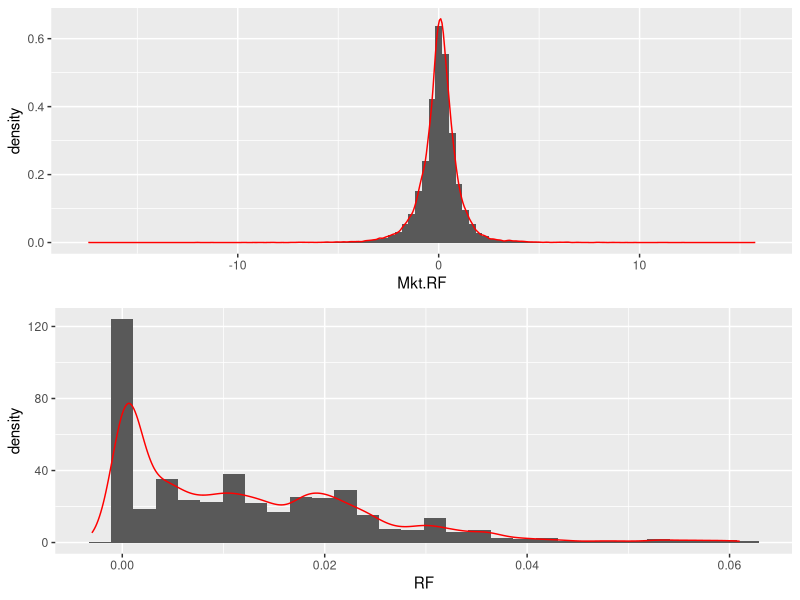
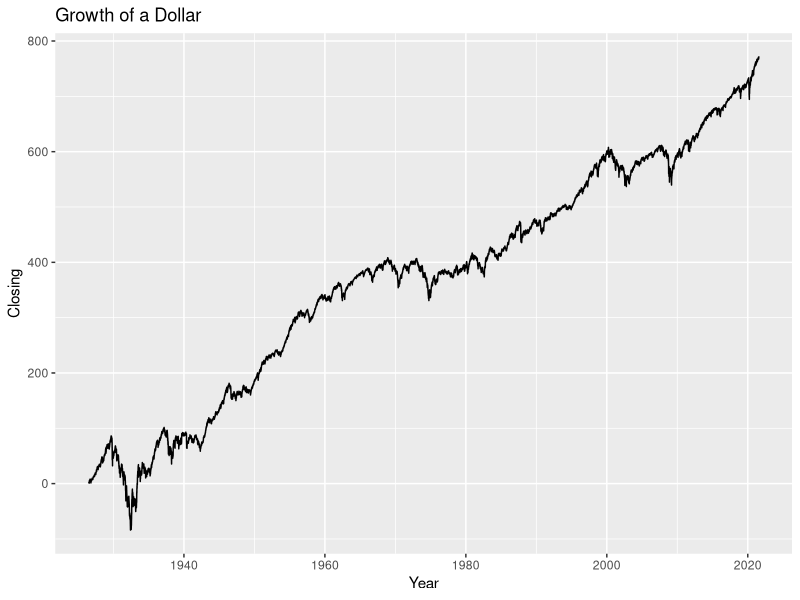
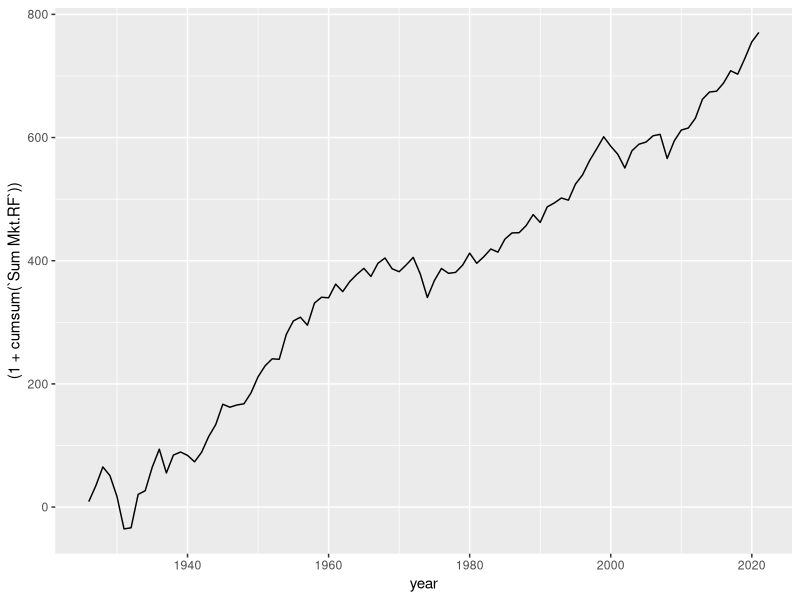
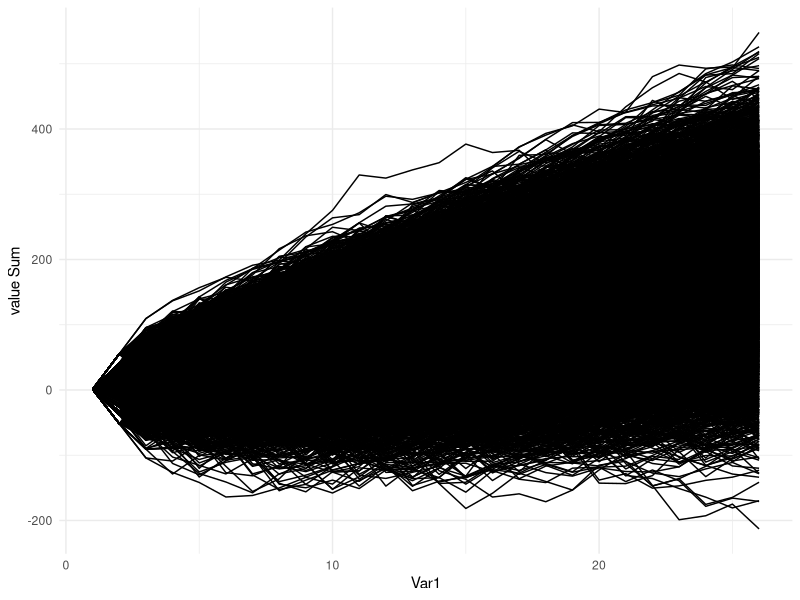
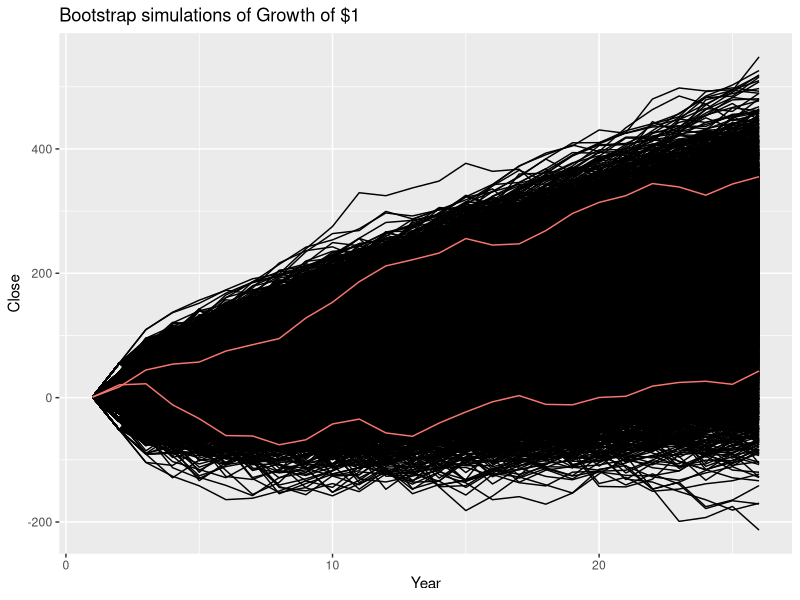
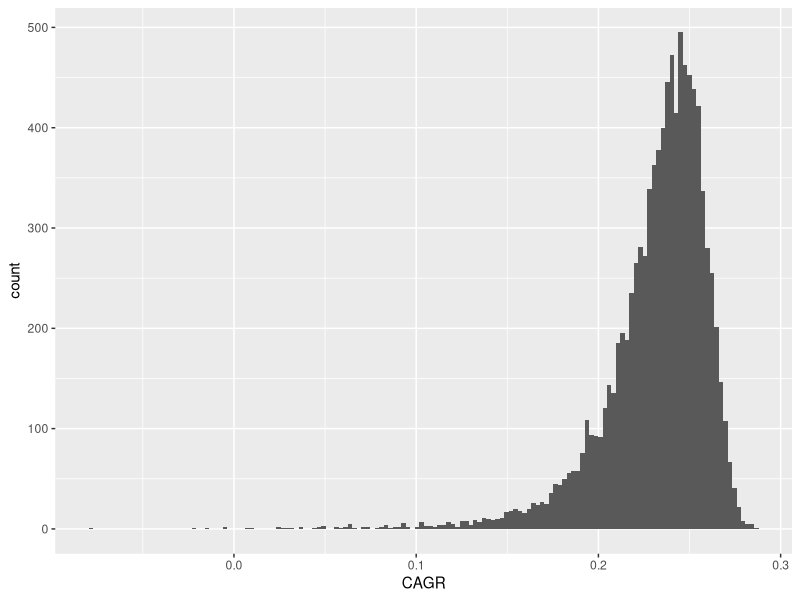
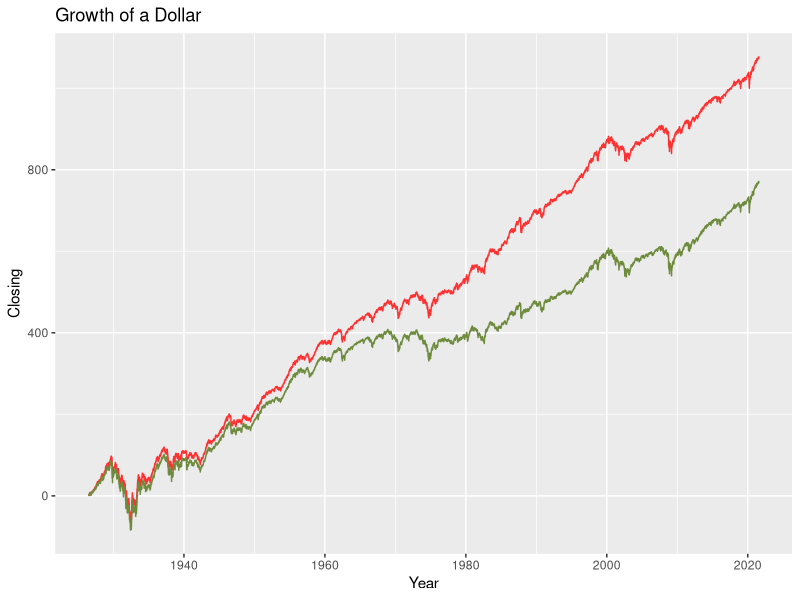

These charts were generated, in order, by the following R code:
## ---- chunk 1
library(tidyverse)

## ---- chunk 2
research <- read.csv(here::here("F-F_Research_Data_Factors_daily.CSV"), skip = 4)
research <- research %>% mutate(X = as.numeric(X),
                                X = lubridate::ymd(X)) %>%
  filter(!is.na(Mkt.RF))


research %>% head()
## ---- chunk 3
summary_statistics <- research %>%
  select(-X) %>%
  psych::describe() 
summary_statistics
## ---- chunk 4
Mkt.RF_Density <- research %>% ggplot(aes(x=Mkt.RF)) +
  geom_histogram(aes(y=..density..), bins = 100) +
  geom_density(aes(Mkt.RF), color = "Red")

RF_Density <- research %>% ggplot(aes(x=RF)) +
  geom_histogram(aes(y=..density..), bins = 30) +
  geom_density(aes(RF), color = "Red")

gridExtra::grid.arrange(Mkt.RF_Density, RF_Density)
## ---- chunk 5
research %>% mutate(summed = 1 + cumsum(Mkt.RF)) %>%
  ggplot(aes(X, summed)) +
  geom_line() +
  ylab("Closing") +
  xlab("Year") +
  ggtitle("Growth of a Dollar")

## ---- chunk 6
research.ByYear <- research %>%
  group_by(year = lubridate::floor_date(X, unit = "years")) %>%
  summarise(`Sum Mkt.RF` = sum(Mkt.RF))


research.ByYear %>% ggplot(aes(year, (1 + cumsum(`Sum Mkt.RF`)))) +
  geom_line()
## ---- chunk 7
set.seed(1738)
n = 25
B = 10000

bootstrap_Matrix <- matrix(
  sample(research.ByYear$`Sum Mkt.RF`, size = B*n, replace = TRUE),
  ncol = B, nrow = n)

One_Matrix <- matrix(1, ncol = B, nrow = 1)

bootstrap_Matrix <- rbind(One_Matrix, bootstrap_Matrix)

dim(bootstrap_Matrix)



## ---- chunk 8
melted_Bootstrap <- bootstrap_Matrix %>% reshape2::melt() %>%
  group_by(Var2) %>%
  mutate(`value Sum` = cumsum(value)) 

Bootstrap_chart <- melted_Bootstrap %>%
  ggplot() +
  geom_line(aes(x = Var1 , y = `value Sum`, group = Var2)) + 
  theme_minimal() 

Bootstrap_chart
## ---- chunk 9
melted_Bootstrap_pivot_wider <- melted_Bootstrap %>% 
  select(-value) %>%
  pivot_wider(names_from = Var1, values_from = `value Sum`) %>%
  as_tibble()

psych::describe(melted_Bootstrap_pivot_wider$`26`)

quantile(melted_Bootstrap_pivot_wider$`26`, 0.95)
quantile(melted_Bootstrap_pivot_wider$`26`, 0.05)
quantile(melted_Bootstrap_pivot_wider$`26`, 0.5)

melted_Bootstrap_pivot_wider %>% filter(`26` == 42.96 | `26` == 355.36)


## ---- chunk 10
Bootstrap_plot_percentiles <- melted_Bootstrap %>% 
  filter(Var2 == 6173 | Var2 == 9811) 
  

Bootstrap_chart <- Bootstrap_chart + geom_line(data = Bootstrap_plot_percentiles, aes(x = Var1 , y = `value Sum`, group = Var2, color = "Dark Red")) +
  theme_gray() +
  ylab("Close") +
  xlab("Year") +
  ggtitle("Bootstrap simulations of Growth of $1") +
  theme(legend.position = "NONE") 

Bootstrap_chart
## ---- chunk 11
CAGR <- melted_Bootstrap %>%
  filter(Var1 == 26) %>%
  mutate(CAGR = (`value Sum`/1)^(1/25)-1)

CAGR %>% ggplot() +
  geom_histogram(aes(CAGR), bins = 150)


## ---- chunk 12
research %>% 
  mutate(`summed Mkt.RF` = .50 + cumsum(Mkt.RF),
         `summed RF` = .50 + cumsum(RF),
          total = `summed Mkt.RF` + `summed RF`) %>%
  ggplot(aes(X, total)) +
  geom_line(aes(X, total), color = "firebrick1") +
  geom_line(aes(X, y = (1 + cumsum(Mkt.RF))), color = "darkolivegreen4") +
  ylab("Closing") +
  xlab("Year") +
  ggtitle("Growth of a Dollar")
